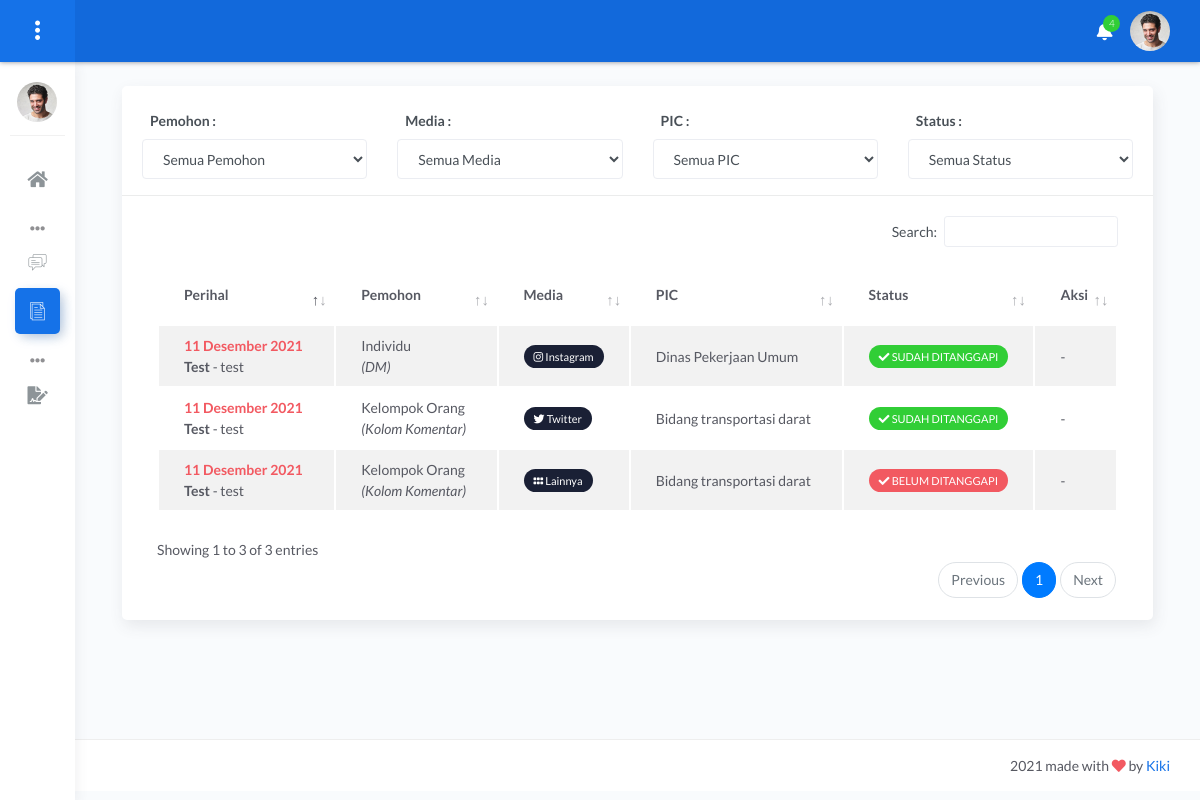
Screenshot of /index.php/pengaduan/show with the database file from the repository.
### tables this page shows
CREATE TABLE IF NOT EXISTS `trans_aduan` (
  `aduan_id` int(11) NOT NULL AUTO_INCREMENT,
  `media_id` int(11) DEFAULT NULL,
  `pic_id` int(11) DEFAULT NULL,
  `aduan_perihal` varchar(100) DEFAULT NULL,
  `aduan_tanggal` date DEFAULT curdate(),
  `aduan_pemohon` enum('Individu','Badan Hukum','Kelompok Orang') DEFAULT 'Individu',
  `aduan_fitur` enum('Kolom Komentar','DM','Media Lainnya') DEFAULT 'Media Lainnya',
  `aduan_gambar` varchar(100) DEFAULT NULL,
  `aduan_status` enum('SUDAH DITANGGAPI','BELUM DITANGGAPI') DEFAULT 'BELUM DITANGGAPI',
  `aduan_keterangan` longtext DEFAULT '-',
  `created` datetime DEFAULT current_timestamp(),
  `updated` datetime DEFAULT current_timestamp() ON UPDATE current_timestamp(),
  PRIMARY KEY (`aduan_id`),
  KEY `FK__master_media` (`media_id`),
  KEY `FK__master_pic` (`pic_id`),
  CONSTRAINT `FK__master_media` FOREIGN KEY (`media_id`) REFERENCES `master_media` (`media_id`) ON DELETE CASCADE ON UPDATE CASCADE,
  CONSTRAINT `FK__master_pic` FOREIGN KEY (`pic_id`) REFERENCES `master_pic` (`pic_id`) ON DELETE CASCADE ON UPDATE CASCADE
);

CREATE TABLE IF NOT EXISTS `master_media` (
  `media_id` int(11) NOT NULL AUTO_INCREMENT,
  `media_nama` varchar(50) DEFAULT '',
  `media_icon` varchar(50) DEFAULT 'fas fa-grip-horizontal',
  `created` datetime DEFAULT current_timestamp(),
  `updated` datetime DEFAULT current_timestamp() ON UPDATE current_timestamp(),
  PRIMARY KEY (`media_id`)
);

CREATE TABLE IF NOT EXISTS `master_pic` (
  `pic_id` int(11) NOT NULL AUTO_INCREMENT,
  `pic_nama` varchar(50) DEFAULT '',
  `created` datetime DEFAULT current_timestamp(),
  `updated` datetime DEFAULT current_timestamp(),
  PRIMARY KEY (`pic_id`)
);

### application/controllers/Pengaduan.php (called while the page is built, shortened)
<?php
	class Pengaduan extends CI_Controller {
		public function __construct(){
			$this->load->library('form_validation');
			$this->load->library('session');
			$this->load->helper(array('form', 'url'));
			$this->load->model("Pic/ModelPic");
			$this->load->model("Media/ModelMedia");
			$this->load->model("Pengaduan/ModelPengaduan");
		}
		public function show(){
			$data["pengaduan"] = $this->ModelPengaduan->getData([]);
			$data["pic"] = $this->ModelPic->getData([]);
			$data["media"] = $this->ModelMedia->getData([]);
			$data["active"] = "pengaduan-show";
			$data["js"] = "pengaduan/js-show";
			$data["content"] = "pengaduan/show";
			$this->load->view('templates/content', $data);
		}
	}
?>

### index.php (called while the page is built, shortened)
<?php
require_once BASEPATH.'core/CodeIgniter.php';

### application/helpers/checker_helper.php (called while the page is built, shortened)
<?php
if(!function_exists("activeMenu")){
  function activeMenu(string $menu, string $value){
    return $menu == $value ? "active" : "";
  }
}
if(!function_exists("tanggalIndo")){
  function tanggalIndo($date)
  {
      $result = "";
      if($date != "" && $date != null){
          $date = date("Y-m-d", strtotime($date));
          $bulan = array("Januari", "Februari", "Maret", "April", "Mei", "Juni", "Juli", "Agustus", "September", "Oktober", "November", "Desember");
          $pecah = explode("-", $date);
          $result =  $pecah[2] . " " . $bulan[(int)$pecah[1] - 1] . " " . $pecah[0];
      }
      return $result;
  }
}

### application/models/Pengaduan/ModelPengaduan.php (called while the page is built, shortened)
<?php
class ModelPengaduan extends CI_Model {
    protected $table_name = "trans_aduan";
    public function getData(array $conditions){
        $this->db->where($conditions);
        $this->db->from($this->table_name);
        $this->db->join('master_media', 'trans_aduan.media_id = master_media.media_id');
        $this->db->join('master_pic', 'trans_aduan.pic_id = master_pic.pic_id');
        return $this->db->get()->result();
    }
}
?>

### application/views/pengaduan/show.php (the view, shortened to what this page needs)
<div class="col-md-12">
  <div class="card">
    <div class="card-header">
      <div class="row">
        <div class="col-3">
          <label style="padding: 8px;" class="font-weight-bold">Pemohon : </label><br>
          <select onchange="searchData(1, this.value)" class="form-control option" style="width: 100%" id="status-pengajuan">
            <option value="">Semua Pemohon</option>
          </select>
        </div>
        <div class="col-3">
          <label style="padding: 8px;" class="font-weight-bold">Media : </label><br>
          <select onchange="searchData(2, this.value)" class="form-control option" style="width: 100%" id="status-pengajuan">
            <option value="">Semua Media</option>
          </select>
        </div>
        <div class="col-3">
          <label style="padding: 8px;" class="font-weight-bold">PIC : </label><br>
          <select onchange="searchData(3, this.value)" class="form-control option" style="width: 100%" id="status-pengajuan">
            <option value="">Semua PIC</option>
          </select>
        </div>
        <div class="col-3">
          <label style="padding: 8px;" class="font-weight-bold">Status : </label><br>
          <select onchange="searchData(5, this.value)" class="form-control option" style="width: 100%" id="status-pengajuan">
            <option value="">Semua Status</option>
          </select>
        </div>
      </div>
    </div>
    <div class="card-body">
      <div class="table-responsive">
        <table id="multi-filter-select" class="display table table-striped table-hover" >
          <thead>
            <tr>
              <th>Perihal</th>
              <th>Pemohon</th>
              <th>Media</th>
              <th>PIC</th>
              <th>Status</th>
              <th>Aksi</th>
            </tr>
          </thead>
          <tbody>
            <?php
            foreach($pengaduan as $val):
              ?>
              <tr>
                <td>
                  <b class="text-danger"><?= tanggalIndo($val->aduan_tanggal) ?></b><br>
                  <b><?= $val->aduan_perihal ?></b> - <?= $val->aduan_keterangan ?>
                </td>
                <td>
                  <?= $val->aduan_pemohon ?><br>
                  <em class="text-bold">(<?= $val->aduan_fitur; ?>)</em>
                </td>
                <td>
                  <span class="badge badge-default">
                    <i class="<?= $val->media_icon ?>"></i>
                    <?= $val->media_nama ?>
                  </span>
                </td>
                <td><?= $val->pic_nama ?></td>
                <td>
                  <span class='badge <?= $val->aduan_status == DITANGGAPI ? "badge-success" : "badge-danger" ?>'>
                    <i class="fa fa-check"></i> <?= $val->aduan_status ?>
                  </span>
                </td>
                <td>-</td>
              </tr>
              <?php
            endforeach;
            ?>
          </tbody>
        </table>
      </div>
    </div>
  </div>
</div>

### application/views/templates/content.php (shortened to what this page needs)
<!DOCTYPE html>
<html lang="en">
<head>
    <?php $this->load->view('templates/global-css'); ?>
</head>
<body>
    <div class="wrapper sidebar_minimize">
        <?php $this->load->view('templates/header'); ?>
        <?php $this->load->view('templates/sidenav'); ?>
        <div class="main-panel">
            <div class="content">
                <div class="page-inner">
                    <?php $this->load->view($content); ?>
                </div>
            </div>
            <?php $this->load->view('templates/footer'); ?>
        </div>
    </div>
</body>
</html>

### application/views/templates/global-css.php (shortened to what this page needs)
<link rel="stylesheet" href="<?= base_url('assets/css/bootstrap.min.css'); ?>">
<link rel="stylesheet" href="<?= base_url('assets/css/atlantis.min.css'); ?>">
<link rel="stylesheet" href="<?= base_url('assets/css/demo.css'); ?>">

### application/views/templates/header.php (shortened to what this page needs)
<div class="main-header">
    <div class="logo-header" data-background-color="blue">
        <div class="nav-toggle">
            <button class="btn btn-toggle toggle-sidebar">
            </button>
        </div>
    </div>
    <nav class="navbar navbar-header navbar-expand-lg" data-background-color="blue2">
        <div class="container-fluid">
            <ul class="navbar-nav topbar-nav ml-md-auto align-items-center">
                <li class="nav-item dropdown hidden-caret">
                    <a class="nav-link dropdown-toggle" href="#" id="notifDropdown" role="button" data-toggle="dropdown" aria-haspopup="true" aria-expanded="false">
                        <i class="fa fa-bell"></i>
                        <span class="notification">4</span>
                    </a>
                </li>
                <li class="nav-item dropdown hidden-caret">
                    <a class="dropdown-toggle profile-pic" data-toggle="dropdown" href="#" aria-expanded="false">
                        <div class="avatar-sm">
                            <img src="<?= base_url('assets/img/profile.jpg'); ?>" alt="..." class="avatar-img rounded-circle">
                        </div>
                    </a>
                </li>
            </ul>
        </div>
    </nav>
</div>

### application/views/templates/sidenav.php (shortened to what this page needs)
<div class="sidebar sidebar-style-2">
    <div class="sidebar-wrapper scrollbar scrollbar-inner">
        <div class="sidebar-content">
            <div class="user">
                <div class="avatar-sm float-left mr-2">
                    <img src="<?= base_url('assets/img/profile.jpg'); ?>" alt="..." class="avatar-img rounded-circle">
                </div>
            </div>
            <ul class="nav nav-primary">
                <li class="nav-item <?= activeMenu("dashboard", isset($active) ? $active : ''); ?>">
                    <a href="<?= base_url('/dashboard') ?>">
                        <i class="fas fa-home"></i>
                    </a>
                </li>
                <li class="nav-section">
                    <span class="sidebar-mini-icon">
                        <i class="fa fa-ellipsis-h"></i>
                    </span>
                </li>
                <li class="nav-item <?= activeMenu("pengaduan", isset($active) ? $active : ''); ?>">
                    <a href="<?= base_url('/pengaduan') ?>">
                        <i class="la flaticon-chat-4"></i>
                    </a>
                </li>
                <li class="nav-item <?= activeMenu("pengaduan-show", isset($active) ? $active : ''); ?>">
                    <a href="<?= base_url('/pengaduan/show') ?>">
                        <i class="la flaticon-file-1"></i>
                    </a>
                </li>
                <li class="nav-section">
                    <span class="sidebar-mini-icon">
                        <i class="fa fa-ellipsis-h"></i>
                    </span>
                </li>
                <li class="nav-item <?= activeMenu("pengaduan", isset($active) ? $active : ''); ?>">
                    <a href="<?= base_url('/pengaduan') ?>">
                        <i class="fas fa-file-signature"></i>
                    </a>
                </li>
            </ul>
        </div>
    </div>
</div>

### application/views/templates/footer.php
<footer class="footer">
  <div class="container-fluid">
    <div class="copyright ml-auto">
      2021 made with <i class="fa fa-heart heart text-danger"></i> by <a href="#">Kiki</a>
    </div>
  </div>
</footer>

### rows the page displays
trans_aduan: aduan_tanggal "11 Desember 2021", aduan_perihal "Test", aduan_keterangan "test", aduan_pemohon "Individu", aduan_fitur "DM", media.media_nama "Instagram", pic.pic_nama "Dinas Pekerjaan Umum", aduan_status "SUDAH DITANGGAPI"
trans_aduan: aduan_tanggal "11 Desember 2021", aduan_perihal "Test", aduan_keterangan "test", aduan_pemohon "Kelompok Orang", aduan_fitur "Kolom Komentar", media.media_nama "Twitter", pic.pic_nama "Bidang transportasi darat", aduan_status "SUDAH DITANGGAPI"
trans_aduan: aduan_tanggal "11 Desember 2021", aduan_perihal "Test", aduan_keterangan "test", aduan_pemohon "Kelompok Orang", aduan_fitur "Kolom Komentar", media.media_nama "Lainnya", pic.pic_nama "Bidang transportasi darat", aduan_status "BELUM DITANGGAPI"
